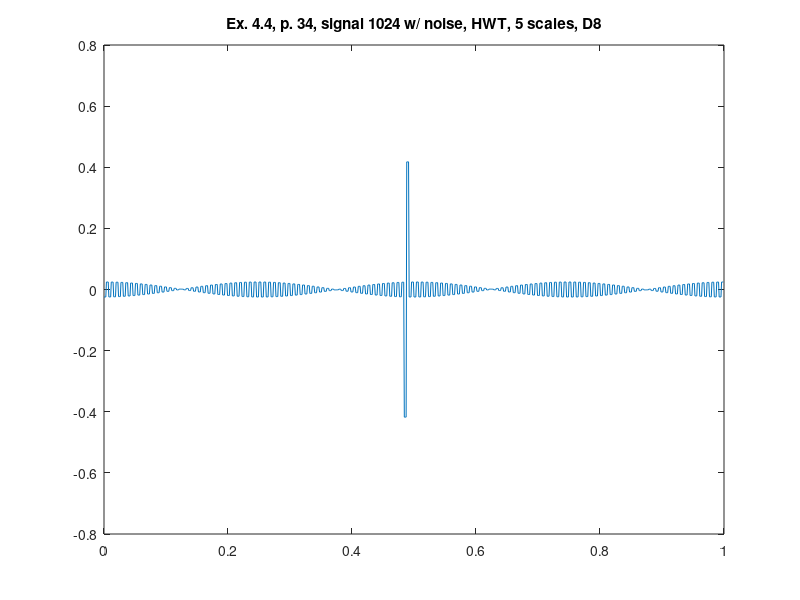

Write the MATLAB code that produced this figure.
%% ========================================================================
%% Programmatic octave notes on "Ripples in Mathematics" by A. Jensen
%% and A. la Cour-Harbo written with a deep gratitude to the authors for
%% this wonderful text. 
%% 
%% Reconstruction of graphs in ex 4.3, p.34, HWT, 5 scales, D8.
%%
%% Author: Vladimir Kulyukin
%% 
%% NB: I have tested this code in Octave 4.
%% =========================================================================
t = (1.0/1024)*[0:1023];

y_ex_4_4_1024_with_noise_hwt_d8_p34 = [
-0.024516287102967858
-0.024516287102967858
-0.024516287102967858
-0.024516287102967858
0.024516287102967858
0.024516287102967858
0.024516287102967858
0.024516287102967858
-0.02429495789685993
-0.02429495789685993
-0.02429495789685993
-0.02429495789685993
0.02429495789685993
0.02429495789685993
0.02429495789685993
0.02429495789685993
-0.023839654965230283
-0.023839654965230283
-0.023839654965230283
-0.023839654965230283
0.023839654965230283
0.023839654965230283
0.023839654965230283
0.023839654965230283
-0.023154763124204412
-0.023154763124204412
-0.023154763124204412
-0.023154763124204412
0.023154763124204412
0.023154763124204412
0.023154763124204412
0.023154763124204412
-0.02224687825661145
-0.02224687825661145
-0.02224687825661145
-0.02224687825661145
0.02224687825661145
0.02224687825661145
0.02224687825661145
0.02224687825661145
-0.021124743790026514
-0.021124743790026514
-0.021124743790026514
-0.021124743790026514
0.021124743790026514
0.021124743790026514
0.021124743790026514
0.021124743790026514
-0.019799166492784067
-0.019799166492784067
-0.019799166492784067
-0.019799166492784067
0.019799166492784067
0.019799166492784067
0.019799166492784067
0.019799166492784067
-0.018282912398890735
-0.018282912398890735
-0.018282912398890735
-0.018282912398890735
0.018282912398890735
0.018282912398890735
0.018282912398890735
0.018282912398890735
-0.016590583864139582
-0.016590583864139582
-0.016590583864139582
-0.016590583864139582
0.016590583864139582
0.016590583864139582
0.016590583864139582
0.016590583864139582
-0.01473847893744101
-0.01473847893744101
-0.01473847893744101
-0.01473847893744101
0.01473847893744101
0.01473847893744101
0.01473847893744101
0.01473847893744101
-0.012744434401702752
-0.012744434401702752
-0.012744434401702752
-0.012744434401702752
0.012744434401702752
0.012744434401702752
0.012744434401702752
0.012744434401702752
-0.010627653995859519
-0.010627653995859519
-0.010627653995859519
-0.010627653995859519
0.010627653995859519
0.010627653995859519
0.010627653995859519
0.010627653995859519
-0.008408523472369532
-0.008408523472369532
-0.008408523472369532
-0.008408523472369532
0.008408523472369532
0.008408523472369532
0.008408523472369532
0.008408523472369532
-0.00610841427127423
-0.00610841427127423
-0.00610841427127423
-0.00610841427127423
0.00610841427127423
0.00610841427127423
0.00610841427127423
0.00610841427127423
-0.003749477701547543
-0.003749477701547543
-0.003749477701547543
-0.003749477701547543
0.003749477701547543
0.003749477701547543
0.003749477701547543
0.003749477701547543
-0.001354431611882034
-0.001354431611882034
-0.001354431611882034
-0.001354431611882034
0.001354431611882034
0.001354431611882034
0.001354431611882034
0.001354431611882034
0.0010536583946135767
0.0010536583946135767
0.0010536583946135767
0.0010536583946135767
-0.0010536583946135767
-0.0010536583946135767
-0.0010536583946135767
-0.0010536583946135767
0.0034516010947807647
0.0034516010947807647
0.0034516010947807647
0.0034516010947807647
-0.0034516010947807647
-0.0034516010947807647
-0.0034516010947807647
-0.0034516010947807647
0.005816302989568199
0.005816302989568199
0.005816302989568199
0.005816302989568199
-0.005816302989568199
-0.005816302989568199
-0.005816302989568199
-0.005816302989568199
0.008124990707051248
0.008124990707051248
0.008124990707051248
0.008124990707051248
-0.008124990707051248
-0.008124990707051248
-0.008124990707051248
-0.008124990707051248
0.01035543032245395
0.01035543032245395
0.01035543032245395
0.01035543032245395
-0.01035543032245395
-0.01035543032245395
-0.01035543032245395
-0.01035543032245395
0.012486141482997145
0.012486141482997145
0.012486141482997145
0.012486141482997145
-0.012486141482997145
-0.012486141482997145
-0.012486141482997145
-0.012486141482997145
0.01449660427543986
0.01449660427543986
0.01449660427543986
0.01449660427543986
-0.01449660427543986
-0.01449660427543986
-0.01449660427543986
-0.01449660427543986
0.016367456844060376
0.016367456844060376
0.016367456844060376
0.016367456844060376
-0.016367456844060376
-0.016367456844060376
-0.016367456844060376
-0.016367456844060376
0.01808068185591027
0.01808068185591027
0.01808068185591027
0.01808068185591027
-0.01808068185591027
-0.01808068185591027
-0.01808068185591027
-0.01808068185591027
0.019619780017581575
0.019619780017581575
0.019619780017581575
0.019619780017581575
-0.019619780017581575
-0.019619780017581575
-0.019619780017581575
-0.019619780017581575
0.020969928972420972
0.020969928972420972
0.020969928972420972
0.020969928972420972
-0.020969928972420972
-0.020969928972420972
-0.020969928972420972
-0.020969928972420972
0.022118126047926893
0.022118126047926893
0.022118126047926893
0.022118126047926893
-0.022118126047926893
-0.022118126047926893
-0.022118126047926893
-0.022118126047926893
0.02305331347859343
0.02305331347859343
0.02305331347859343
0.02305331347859343
-0.02305331347859343
-0.02305331347859343
-0.02305331347859343
-0.02305331347859343
0.023766484898238027
0.023766484898238027
0.023766484898238027
0.023766484898238027
-0.023766484898238027
-0.023766484898238027
-0.023766484898238027
-0.023766484898238027
0.024250772076230574
0.024250772076230574
0.024250772076230574
0.024250772076230574
-0.024250772076230574
-0.024250772076230574
-0.024250772076230574
-0.024250772076230574
0.02450151106230851
0.02450151106230851
0.02450151106230851
0.02450151106230851
-0.02450151106230851
-0.02450151106230851
-0.02450151106230851
-0.02450151106230851
0.024516287102967823
0.024516287102967823
0.024516287102967823
0.024516287102967823
-0.024516287102967823
-0.024516287102967823
-0.024516287102967823
-0.024516287102967823
0.024294957896859867
0.024294957896859867
0.024294957896859867
0.024294957896859867
-0.024294957896859867
-0.024294957896859867
-0.024294957896859867
-0.024294957896859867
0.023839654965230158
0.023839654965230158
0.023839654965230158
0.023839654965230158
-0.023839654965230158
-0.023839654965230158
-0.023839654965230158
-0.023839654965230158
0.023154763124204444
0.023154763124204444
0.023154763124204444
0.023154763124204444
-0.023154763124204444
-0.023154763124204444
-0.023154763124204444
-0.023154763124204444
0.022246878256611473
0.022246878256611473
0.022246878256611473
0.022246878256611473
-0.022246878256611473
-0.022246878256611473
-0.022246878256611473
-0.022246878256611473
0.02112474379002643
0.02112474379002643
0.02112474379002643
0.02112474379002643
-0.02112474379002643
-0.02112474379002643
-0.02112474379002643
-0.02112474379002643
0.01979916649278401
0.01979916649278401
0.01979916649278401
0.01979916649278401
-0.01979916649278401
-0.01979916649278401
-0.01979916649278401
-0.01979916649278401
0.01828291239889079
0.01828291239889079
0.01828291239889079
0.01828291239889079
-0.01828291239889079
-0.01828291239889079
-0.01828291239889079
-0.01828291239889079
0.01659058386413947
0.01659058386413947
0.01659058386413947
0.01659058386413947
-0.01659058386413947
-0.01659058386413947
-0.01659058386413947
-0.01659058386413947
0.014738478937441037
0.014738478937441037
0.014738478937441037
0.014738478937441037
-0.014738478937441037
-0.014738478937441037
-0.014738478937441037
-0.014738478937441037
0.012744434401702682
0.012744434401702682
0.012744434401702682
0.012744434401702682
-0.012744434401702682
-0.012744434401702682
-0.012744434401702682
-0.012744434401702682
0.010627653995859456
0.010627653995859456
0.010627653995859456
0.010627653995859456
-0.010627653995859456
-0.010627653995859456
-0.010627653995859456
-0.010627653995859456
0.008408523472369577
0.008408523472369577
0.008408523472369577
0.008408523472369577
-0.008408523472369577
-0.008408523472369577
-0.008408523472369577
-0.008408523472369577
0.006108414271274218
0.006108414271274218
0.006108414271274218
0.006108414271274218
-0.006108414271274218
-0.006108414271274218
-0.006108414271274218
-0.006108414271274218
0.0037494777015476266
0.0037494777015476266
0.0037494777015476266
0.0037494777015476266
-0.0037494777015476266
-0.0037494777015476266
-0.0037494777015476266
-0.0037494777015476266
0.0013544316118820343
0.0013544316118820343
0.0013544316118820343
0.0013544316118820343
-0.0013544316118820343
-0.0013544316118820343
-0.0013544316118820343
-0.0013544316118820343
-0.001053658394613563
-0.001053658394613563
-0.001053658394613563
-0.001053658394613563
0.001053658394613563
0.001053658394613563
0.001053658394613563
0.001053658394613563
-0.003451601094780765
-0.003451601094780765
-0.003451601094780765
-0.003451601094780765
0.003451601094780765
0.003451601094780765
0.003451601094780765
0.003451601094780765
-0.005816302989568131
-0.005816302989568131
-0.005816302989568131
-0.005816302989568131
0.005816302989568131
0.005816302989568131
0.005816302989568131
0.005816302989568131
-0.008124990707051282
-0.008124990707051282
-0.008124990707051282
-0.008124990707051282
0.008124990707051282
0.008124990707051282
0.008124990707051282
0.008124990707051282
-0.010355430322453832
-0.010355430322453832
-0.010355430322453832
-0.010355430322453832
0.010355430322453832
0.010355430322453832
0.010355430322453832
0.010355430322453832
-0.012486141482997187
-0.012486141482997187
-0.012486141482997187
-0.012486141482997187
0.012486141482997187
0.012486141482997187
0.012486141482997187
0.012486141482997187
-0.014496604275439983
-0.014496604275439983
-0.014496604275439983
-0.014496604275439983
0.014496604275439983
0.014496604275439983
0.014496604275439983
0.014496604275439983
-0.016367456844060223
-0.016367456844060223
-0.016367456844060223
-0.016367456844060223
0.016367456844060223
0.016367456844060223
0.016367456844060223
0.016367456844060223
-0.01808068185591016
-0.01808068185591016
-0.01808068185591016
-0.01808068185591016
0.01808068185591016
0.01808068185591016
0.01808068185591016
0.01808068185591016
-0.01961978001758177
-0.01961978001758177
-0.01961978001758177
-0.01961978001758177
0.01961978001758177
0.01961978001758177
0.01961978001758177
0.01961978001758177
-0.02096992897242111
-0.02096992897242111
-0.02096992897242111
-0.02096992897242111
0.02096992897242111
0.02096992897242111
0.02096992897242111
0.02096992897242111
-0.022118126047926727
-0.022118126047926727
-0.022118126047926727
-0.022118126047926727
0.022118126047926727
0.022118126047926727
0.022118126047926727
0.022118126047926727
-0.0230533134785934
-0.0230533134785934
-0.0230533134785934
-0.0230533134785934
0.0230533134785934
0.0230533134785934
0.0230533134785934
0.0230533134785934
-0.023766484898238287
-0.023766484898238287
-0.023766484898238287
-0.023766484898238287
0.023766484898238287
0.023766484898238287
0.023766484898238287
0.023766484898238287
-0.41759208138315096
-0.41759208138315096
-0.41759208138315096
-0.41759208138315096
0.41759208138315096
0.41759208138315096
0.41759208138315096
0.41759208138315096
-0.02450151106230841
-0.02450151106230841
-0.02450151106230841
-0.02450151106230841
0.02450151106230841
0.02450151106230841
0.02450151106230841
0.02450151106230841
-0.02451628710296771
-0.02451628710296771
-0.02451628710296771
-0.02451628710296771
0.02451628710296771
0.02451628710296771
0.02451628710296771
0.02451628710296771
-0.024294957896859978
-0.024294957896859978
-0.024294957896859978
-0.024294957896859978
0.024294957896859978
0.024294957896859978
0.024294957896859978
0.024294957896859978
-0.023839654965230214
-0.023839654965230214
-0.023839654965230214
-0.023839654965230214
0.023839654965230214
0.023839654965230214
0.023839654965230214
0.023839654965230214
-0.023154763124204496
-0.023154763124204496
-0.023154763124204496
-0.023154763124204496
0.023154763124204496
0.023154763124204496
0.023154763124204496
0.023154763124204496
-0.02224687825661142
-0.02224687825661142
-0.02224687825661142
-0.02224687825661142
0.02224687825661142
0.02224687825661142
0.02224687825661142
0.02224687825661142
-0.021124743790026487
-0.021124743790026487
-0.021124743790026487
-0.021124743790026487
0.021124743790026487
0.021124743790026487
0.021124743790026487
0.021124743790026487
-0.019799166492784123
-0.019799166492784123
-0.019799166492784123
-0.019799166492784123
0.019799166492784123
0.019799166492784123
0.019799166492784123
0.019799166492784123
-0.01828291239889079
-0.01828291239889079
-0.01828291239889079
-0.01828291239889079
0.01828291239889079
0.01828291239889079
0.01828291239889079
0.01828291239889079
-0.01659058386413936
-0.01659058386413936
-0.01659058386413936
-0.01659058386413936
0.01659058386413936
0.01659058386413936
0.01659058386413936
0.01659058386413936
-0.014738478937441067
-0.014738478937441067
-0.014738478937441067
-0.014738478937441067
0.014738478937441067
0.014738478937441067
0.014738478937441067
0.014738478937441067
-0.012744434401702474
-0.012744434401702474
-0.012744434401702474
-0.012744434401702474
0.012744434401702474
0.012744434401702474
0.012744434401702474
0.012744434401702474
-0.010627653995859519
-0.010627653995859519
-0.010627653995859519
-0.010627653995859519
0.010627653995859519
0.010627653995859519
0.010627653995859519
0.010627653995859519
-0.008408523472369532
-0.008408523472369532
-0.008408523472369532
-0.008408523472369532
0.008408523472369532
0.008408523472369532
0.008408523472369532
0.008408523472369532
-0.006108414271274175
-0.006108414271274175
-0.006108414271274175
-0.006108414271274175
0.006108414271274175
0.006108414271274175
0.006108414271274175
0.006108414271274175
-0.003749477701547543
-0.003749477701547543
-0.003749477701547543
-0.003749477701547543
0.003749477701547543
0.003749477701547543
0.003749477701547543
0.003749477701547543
-0.0013544316118818676
-0.0013544316118818676
-0.0013544316118818676
-0.0013544316118818676
0.0013544316118818676
0.0013544316118818676
0.0013544316118818676
0.0013544316118818676
0.0010536583946136877
0.0010536583946136877
0.0010536583946136877
0.0010536583946136877
-0.0010536583946136877
-0.0010536583946136877
-0.0010536583946136877
-0.0010536583946136877
0.0034516010947807088
0.0034516010947807088
0.0034516010947807088
0.0034516010947807088
-0.0034516010947807088
-0.0034516010947807088
-0.0034516010947807088
-0.0034516010947807088
0.005816302989568144
0.005816302989568144
0.005816302989568144
0.005816302989568144
-0.005816302989568144
-0.005816302989568144
-0.005816302989568144
-0.005816302989568144
0.008124990707051194
0.008124990707051194
0.008124990707051194
0.008124990707051194
-0.008124990707051194
-0.008124990707051194
-0.008124990707051194
-0.008124990707051194
0.010355430322453672
0.010355430322453672
0.010355430322453672
0.010355430322453672
-0.010355430322453672
-0.010355430322453672
-0.010355430322453672
-0.010355430322453672
0.012486141482997091
0.012486141482997091
0.012486141482997091
0.012486141482997091
-0.012486141482997091
-0.012486141482997091
-0.012486141482997091
-0.012486141482997091
0.014496604275439971
0.014496604275439971
0.014496604275439971
0.014496604275439971
-0.014496604275439971
-0.014496604275439971
-0.014496604275439971
-0.014496604275439971
0.016367456844060376
0.016367456844060376
0.016367456844060376
0.016367456844060376
-0.016367456844060376
-0.016367456844060376
-0.016367456844060376
-0.016367456844060376
0.01808068185591027
0.01808068185591027
0.01808068185591027
0.01808068185591027
-0.01808068185591027
-0.01808068185591027
-0.01808068185591027
-0.01808068185591027
0.019619780017581686
0.019619780017581686
0.019619780017581686
0.019619780017581686
-0.019619780017581686
-0.019619780017581686
-0.019619780017581686
-0.019619780017581686
0.020969928972421222
0.020969928972421222
0.020969928972421222
0.020969928972421222
-0.020969928972421222
-0.020969928972421222
-0.020969928972421222
-0.020969928972421222
0.02211812604792684
0.02211812604792684
0.02211812604792684
0.02211812604792684
-0.02211812604792684
-0.02211812604792684
-0.02211812604792684
-0.02211812604792684
0.023053313478593292
0.023053313478593292
0.023053313478593292
0.023053313478593292
-0.023053313478593292
-0.023053313478593292
-0.023053313478593292
-0.023053313478593292
0.02376648489823818
0.02376648489823818
0.02376648489823818
0.02376648489823818
-0.02376648489823818
-0.02376648489823818
-0.02376648489823818
-0.02376648489823818
0.024250772076230716
0.024250772076230716
0.024250772076230716
0.024250772076230716
-0.024250772076230716
-0.024250772076230716
-0.024250772076230716
-0.024250772076230716
0.024501511062308353
0.024501511062308353
0.024501511062308353
0.024501511062308353
-0.024501511062308353
-0.024501511062308353
-0.024501511062308353
-0.024501511062308353
0.024516287102967774
0.024516287102967774
0.024516287102967774
0.024516287102967774
-0.024516287102967774
-0.024516287102967774
-0.024516287102967774
-0.024516287102967774
0.024294957896860068
0.024294957896860068
0.024294957896860068
0.024294957896860068
-0.024294957896860068
-0.024294957896860068
-0.024294957896860068
-0.024294957896860068
0.023839654965230186
0.023839654965230186
0.023839654965230186
0.023839654965230186
-0.023839654965230186
-0.023839654965230186
-0.023839654965230186
-0.023839654965230186
0.02315476312420436
0.02315476312420436
0.02315476312420436
0.02315476312420436
-0.02315476312420436
-0.02315476312420436
-0.02315476312420436
-0.02315476312420436
0.022246878256611338
0.022246878256611338
0.022246878256611338
0.022246878256611338
-0.022246878256611338
-0.022246878256611338
-0.022246878256611338
-0.022246878256611338
0.021124743790026653
0.021124743790026653
0.021124743790026653
0.021124743790026653
-0.021124743790026653
-0.021124743790026653
-0.021124743790026653
-0.021124743790026653
0.01979916649278401
0.01979916649278401
0.01979916649278401
0.01979916649278401
-0.01979916649278401
-0.01979916649278401
-0.01979916649278401
-0.01979916649278401
0.018282912398890624
0.018282912398890624
0.018282912398890624
0.018282912398890624
-0.018282912398890624
-0.018282912398890624
-0.018282912398890624
-0.018282912398890624
0.016590583864139415
0.016590583864139415
0.016590583864139415
0.016590583864139415
-0.016590583864139415
-0.016590583864139415
-0.016590583864139415
-0.016590583864139415
0.014738478937440954
0.014738478937440954
0.014738478937440954
0.014738478937440954
-0.014738478937440954
-0.014738478937440954
-0.014738478937440954
-0.014738478937440954
0.012744434401702694
0.012744434401702694
0.012744434401702694
0.012744434401702694
-0.012744434401702694
-0.012744434401702694
-0.012744434401702694
-0.012744434401702694
0.010627653995859463
0.010627653995859463
0.010627653995859463
0.010627653995859463
-0.010627653995859463
-0.010627653995859463
-0.010627653995859463
-0.010627653995859463
0.008408523472369476
0.008408523472369476
0.008408523472369476
0.008408523472369476
-0.008408523472369476
-0.008408523472369476
-0.008408523472369476
-0.008408523472369476
0.006108414271274342
0.006108414271274342
0.006108414271274342
0.006108414271274342
-0.006108414271274342
-0.006108414271274342
-0.006108414271274342
-0.006108414271274342
0.003749477701547598
0.003749477701547598
0.003749477701547598
0.003749477701547598
-0.003749477701547598
-0.003749477701547598
-0.003749477701547598
-0.003749477701547598
0.001354431611882034
0.001354431611882034
0.001354431611882034
0.001354431611882034
-0.001354431611882034
-0.001354431611882034
-0.001354431611882034
-0.001354431611882034
-0.0010536583946135767
-0.0010536583946135767
-0.0010536583946135767
-0.0010536583946135767
0.0010536583946135767
0.0010536583946135767
0.0010536583946135767
0.0010536583946135767
-0.00345160109478082
-0.00345160109478082
-0.00345160109478082
-0.00345160109478082
0.00345160109478082
0.00345160109478082
0.00345160109478082
0.00345160109478082
-0.005816302989568033
-0.005816302989568033
-0.005816302989568033
-0.005816302989568033
0.005816302989568033
0.005816302989568033
0.005816302989568033
0.005816302989568033
-0.008124990707051303
-0.008124990707051303
-0.008124990707051303
-0.008124990707051303
0.008124990707051303
0.008124990707051303
0.008124990707051303
0.008124990707051303
-0.010355430322453838
-0.010355430322453838
-0.010355430322453838
-0.010355430322453838
0.010355430322453838
0.010355430322453838
0.010355430322453838
0.010355430322453838
-0.012486141482997258
-0.012486141482997258
-0.012486141482997258
-0.012486141482997258
0.012486141482997258
0.012486141482997258
0.012486141482997258
0.012486141482997258
-0.014496604275439971
-0.014496604275439971
-0.014496604275439971
-0.014496604275439971
0.014496604275439971
0.014496604275439971
0.014496604275439971
0.014496604275439971
-0.01636745684406032
-0.01636745684406032
-0.01636745684406032
-0.01636745684406032
0.01636745684406032
0.01636745684406032
0.01636745684406032
0.01636745684406032
-0.01808068185591027
-0.01808068185591027
-0.01808068185591027
-0.01808068185591027
0.01808068185591027
0.01808068185591027
0.01808068185591027
0.01808068185591027
-0.01961978001758163
-0.01961978001758163
-0.01961978001758163
-0.01961978001758163
0.01961978001758163
0.01961978001758163
0.01961978001758163
0.01961978001758163
-0.02096992897242111
-0.02096992897242111
-0.02096992897242111
-0.02096992897242111
0.02096992897242111
0.02096992897242111
0.02096992897242111
0.02096992897242111
-0.022118126047926703
-0.022118126047926703
-0.022118126047926703
-0.022118126047926703
0.022118126047926703
0.022118126047926703
0.022118126047926703
0.022118126047926703
-0.023053313478593376
-0.023053313478593376
-0.023053313478593376
-0.023053313478593376
0.023053313478593376
0.023053313478593376
0.023053313478593376
0.023053313478593376
-0.02376648489823825
-0.02376648489823825
-0.02376648489823825
-0.02376648489823825
0.02376648489823825
0.02376648489823825
0.02376648489823825
0.02376648489823825
-0.024250772076230703
-0.024250772076230703
-0.024250772076230703
-0.024250772076230703
0.024250772076230703
0.024250772076230703
0.024250772076230703
0.024250772076230703
-0.024501511062308343
-0.024501511062308343
-0.024501511062308343
-0.024501511062308343
0.024501511062308343
0.024501511062308343
0.024501511062308343
0.024501511062308343
];

figure;
plot(t, y_ex_4_4_1024_with_noise_hwt_d8_p34);
xlim([0 1]);
title('Ex. 4.4, p. 34, signal 1024 w/ noise, HWT, 5 scales, D8');
